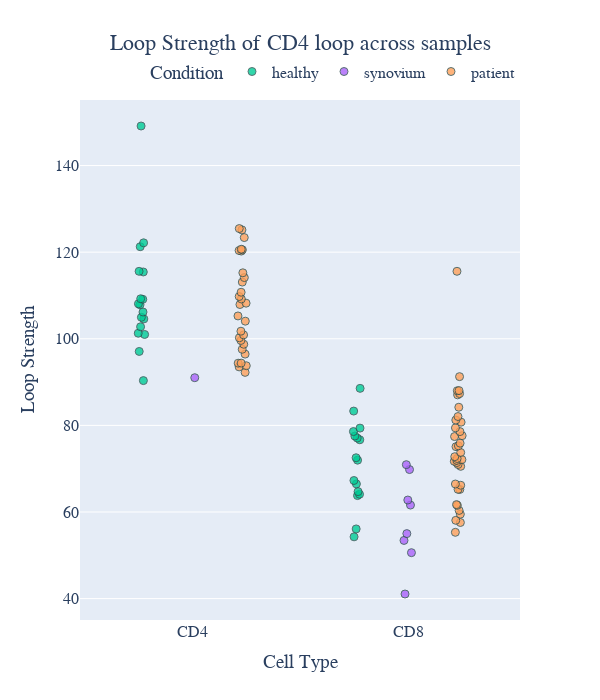

Write notebook code for a chart like this one.
### Code cell
chrom, start_A, start_B = "12", 6755000, 6825000
gene = "CD4"
filtered_df = loops_counts_melted[(loops_counts_melted["chrA"] == chrom) & (loops_counts_melted["A_start"] == start_A) & (loops_counts_melted["B_start"] == start_B)]
filtered_df["cell_type"] = filtered_df["cell_type"].map({"CD4": "CD4", "CD8": "CD8", "CD4_SF": "CD4", "CD8_SF": "CD8"})
# Create the strip plot
fig = px.strip(filtered_df, x="cell_type", y="interaction_strength", color="condition",
               hover_name="proper_name", hover_data=["interaction_strength"],
               color_discrete_map={"Healthy": "blue", "Diseased": "red"},
               title=f'Loop Strength of {gene} loop across samples',
               labels={"cell_type": "Cell Type", "interaction_strength": "interaction strength"})

# Customizing the marker appearance
fig.update_traces(marker=dict(size=8, opacity=0.8, line=dict(width=1, color='DarkSlateGrey')))
fig.update_layout(
    width=600,  # Set the width of the figure in pixels
    height=700  # Set the height of the figure in pixels
)
# Enhancing layout
fig.update_layout(
    title={'text': f'Loop Strength of {gene} loop across samples', 'y':0.95, 'x':0.5, 'xanchor': 'center', 'yanchor': 'top'},
    xaxis_title="Cell Type",
    yaxis_title="Loop Strength",
    legend_title="Condition",
    font=dict(family="Arial, sans-serif", size=16),
    legend=dict(orientation="h", yanchor="bottom", y=1.02, xanchor="right", x=1)
)

# Show the plot
fig.show()
fig.write_image(f"figures/loop_strength_{gene}.svg")

### Figure 1 — Plotly figure (JSON) as saved in the notebook; plotly's stock layout.template omitted (floating-point values rounded to 4 significant figures)
{"data": [{"alignmentgroup": "True", "boxpoints": "all", "fillcolor": "rgba(255,255,255,0)", "hoveron": "points", "hovertemplate": "<b>%{hovertext}</b><br><br>condition=healthy<br>Cell Type=%{x}<br>interaction strength=%{y}<extra></extra>", "hovertext": ["NRHV014XCD4", "NRHV014XCD8", "NRHV073CD4", "NRHV073CD8", "NRHV079CD4", "NRHV079CD8", "NRHV086CD4", "NRHV086CD8", "NRHV121CD4", "NRHV121CD8", "NRHV151CD4", "NRHV168CD4", "NRHV168CD8", "NRHV171CD4", "NRHV171CD8", "NRHV238CD4", "NRHV238CD8", "NRHV290CD4", "NRHV290CD8", "NRHV295CD4", "NRHV295CD8", "NRHV321CD4", "NRHV321CD8", "NRHV322CD4", "NRHV322CD8", "NRHV324CD4", "NRHV324CD8", "NRHV325CD4", "NRHV325CD8", "NRHV326CD4", "NRHV326CD8", "NRHV332CD4", "NRHV332CD8"], "legendgroup": "healthy", "line": {"color": "rgba(255,255,255,0)"}, "marker": {"color": "#00cc96", "line": {"color": "DarkSlateGrey", "width": 1}, "opacity": 0.8, "size": 8}, "name": "healthy", "offsetgroup": "healthy", "orientation": "v", "pointpos": 0, "showlegend": true, "type": "box", "x": ["CD4", "CD8", "CD4", "CD8", "CD4", "CD8", "CD4", "CD8", "CD4", "CD8", "CD4", "CD4", "CD8", "CD4", "CD8", "CD4", "CD8", "CD4", "CD8", "CD4", "CD8", "CD4", "CD8", "CD4", "CD8", "CD4", "CD8", "CD4", "CD8", "CD4", "CD8", "CD4", "CD8"], "x0": " ", "xaxis": "x", "y": [115.4, 56.09, 122.2, 83.3, 102.8, 64.71, 90.34, 66.48, 101.3, 72.52, 149.1, 109.2, 71.97, 107.9, 54.26, 101.0, 67.27, 115.6, 77.07, 108.1, 77.54, 106.2, 88.55, 97.07, 79.37, 109.1, 76.67, 104.9, 64.09, 104.6, 63.79, 121.3, 78.57], "y0": " ", "yaxis": "y"}, {"alignmentgroup": "True", "boxpoints": "all", "fillcolor": "rgba(255,255,255,0)", "hoveron": "points", "hovertemplate": "<b>%{hovertext}</b><br><br>condition=synovium<br>Cell Type=%{x}<br>interaction strength=%{y}<extra></extra>", "hovertext": ["PSA4917CD8_SF", "PSA4918CD8_SF", "PSA4951CD8_SF", "PSA4958CD4_SF", "PSA4958CD8_SF", "PSA4959CD8_SF", "PSA4969CD8_SF", "PSA5025CD8_SF", "PSA5040CD8_SF"], "legendgroup": "synovium", "line": {"color": "rgba(255,255,255,0)"}, "marker": {"color": "#ab63fa", "line": {"color": "DarkSlateGrey", "width": 1}, "opacity": 0.8, "size": 8}, "name": "synovium", "offsetgroup": "synovium", "orientation": "v", "pointpos": 0, "showlegend": true, "type": "box", "x": ["CD8", "CD8", "CD8", "CD4", "CD8", "CD8", "CD8", "CD8", "CD8"], "x0": " ", "xaxis": "x", "y": [69.8, 53.43, 41.06, 91.01, 62.76, 61.6, 55.0, 70.93, 50.6], "y0": " ", "yaxis": "y"}, {"alignmentgroup": "True", "boxpoints": "all", "fillcolor": "rgba(255,255,255,0)", "hoveron": "points", "hovertemplate": "<b>%{hovertext}</b><br><br>condition=patient<br>Cell Type=%{x}<br>interaction strength=%{y}<extra></extra>", "hovertext": ["PSA4920CD4", "PSA4920CD8", "PSA4941CD8", "PSA4942CD4", "PSA4942CD8", "PSA4943CD8", "PSA4944CD4", "PSA4944CD8", "PSA4945CD4", "PSA4946CD8", "PSA4950CD4", "PSA4950CD8", "PSA4951CD4", "PSA4951CD8", "PSA4954CD4", "PSA4954CD8", "PSA4957CD4", "PSA4958CD4", "PSA4958CD8", "PSA4959CD4", "PSA4959CD8", "PSA4960CD8", "PSA4961CD8", "PSA4962CD4", "PSA4962CD8", "PSA4963CD4", "PSA4963CD8", "PSA4967CD4", "PSA4968CD4", "PSA4968CD8", "PSA5006CD4", "PSA5006CD8", "PSA5007CD4", "PSA5008CD4", "PSA5008CD8", "PSA5009CD4", "PSA5009CD8", "PSA5010CD4", "PSA5010CD8", "PSA5012CD4", "PSA5012CD8", "PSA5013CD4", "PSA5013CD8", "PSA5014CD4", "PSA5014CD8", "PSA5015CD8", "PSA5017CD4", "PSA5017CD8", "PSA5018CD4", "PSA5018CD8", "PSA5019CD4", "PSA5019CD8", "PSA5020CD8", "PSA5021CD4", "PSA5021CD8", "PSA5022CD8", "PSA5023CD8", "PSA5024CD8", "PSA5026CD4", "PSA5026CD8", "PSA5036CD8", "PSA5037CD4", "PSA5037CD8", "PSA5039CD8", "PSA5040CD4", "PSA5040CD8"], "legendgroup": "patient", "line": {"color": "rgba(255,255,255,0)"}, "marker": {"color": "#FFA15A", "line": {"color": "DarkSlateGrey", "width": 1}, "opacity": 0.8, "size": 8}, "name": "patient", "offsetgroup": "patient", "orientation": "v", "pointpos": 0, "showlegend": true, "type": "box", "x": ["CD4", "CD8", "CD8", "CD4", "CD8", "CD8", "CD4", "CD8", "CD4", "CD8", "CD4", "CD8", "CD4", "CD8", "CD4", "CD8", "CD4", "CD4", "CD8", "CD4", "CD8", "CD8", "CD8", "CD4", "CD8", "CD4", "CD8", "CD4", "CD4", "CD8", "CD4", "CD8", "CD4", "CD4", "CD8", "CD4", "CD8", "CD4", "CD8", "CD4", "CD8", "CD4", "CD8", "CD4", "CD8", "CD8", "CD4", "CD8", "CD4", "CD8", "CD4", "CD8", "CD8", "CD4", "CD8", "CD8", "CD8", "CD8", "CD4", "CD8", "CD8", "CD4", "CD8", "CD8", "CD4", "CD8"], "x0": " ", "xaxis": "x", "y": [120.4, 77.42, 61.7, 115.2, 84.19, 71.71, 101.7, 72.1, 110.7, 65.2, 109.8, 73.74, 120.7, 81.23, 93.78, 82.04, 94.36, 120.5, 71.4, 114.1, 87.05, 71.91, 57.57, 125.1, 87.34, 93.51, 60.36, 99.61, 123.4, 91.26, 108.2, 58.07, 92.24, 113.1, 88.0, 96.46, 88.04, 109.2, 59.49, 107.9, 79.42, 98.73, 77.62, 125.5, 72.77, 115.6, 100.9, 70.54, 100.2, 72.35, 97.57, 75.26, 65.22, 104.1, 55.3, 70.97, 61.53, 75.89, 120.3, 75.08, 66.46, 94.38, 66.17, 80.74, 105.3, 78.56], "y0": " ", "yaxis": "y"}], "layout": {"boxmode": "group", "font": {"family": "Arial, sans-serif", "size": 16}, "height": 700, "legend": {"orientation": "h", "title": {"text": "Condition"}, "tracegroupgap": 0, "x": 1, "xanchor": "right", "y": 1.02, "yanchor": "bottom"}, "title": {"text": "Loop Strength of CD4 loop across samples", "x": 0.5, "xanchor": "center", "y": 0.95, "yanchor": "top"}, "width": 600, "xaxis": {"anchor": "y", "domain": [0, 1], "title": {"text": "Cell Type"}}, "yaxis": {"anchor": "x", "domain": [0, 1], "title": {"text": "Loop Strength"}}}}
